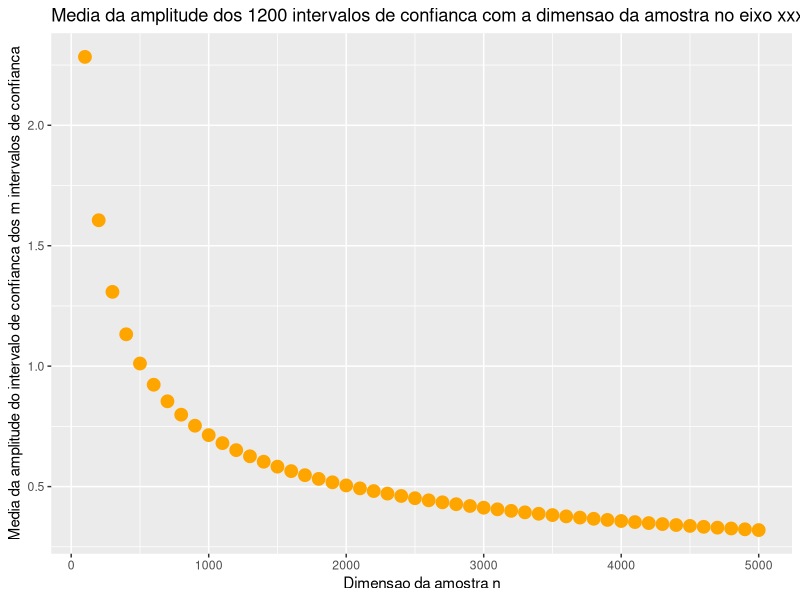

Source code (R):
library(tidyverse)
nvlConf <- 0.999
numAmostras <- 1200
expSeed <- 816
lambda <- 3.43
dims <- seq(100, 5000, by = 100)
alpha <- 1 - nvlConf
quantAlpha <- qnorm(1-alpha/2)
j <- 0
graf <- data.frame(matrix(nrow = length(dims),ncol = 2))
colnames(graf) <- c('dim','MA')
for (dim in dims){
  set.seed(seed = expSeed)
  amostra <- replicate(numAmostras, rexp(n = dim, rate = lambda))
  limAmp <- array (dim = numAmostras)
  mediaN <- apply(amostra,2,mean)
  for (i in 1:length(mediaN)){
    limSup <- ((1+(quantAlpha/sqrt(dim)))/mediaN[i])
    limInf <- ((1-(quantAlpha/sqrt(dim)))/mediaN[i])
    limAmp[i] <- limSup - limInf
  }
  j <- j + 1
  graf[j,2] <- mean(limAmp)
  graf[j,1] <- dim
}
ggplot(graf,aes(x = dim, y = MA))+ geom_point(colour = "orange", size = 4)+
  labs(title = 'Media da amplitude dos 1200 intervalos de confianca com a dimensao da amostra no eixo xxx',
       x = 'Dimensao da amostra n',
       y = 'Media da amplitude do intervalo de confianca dos m intervalos de confianca')

